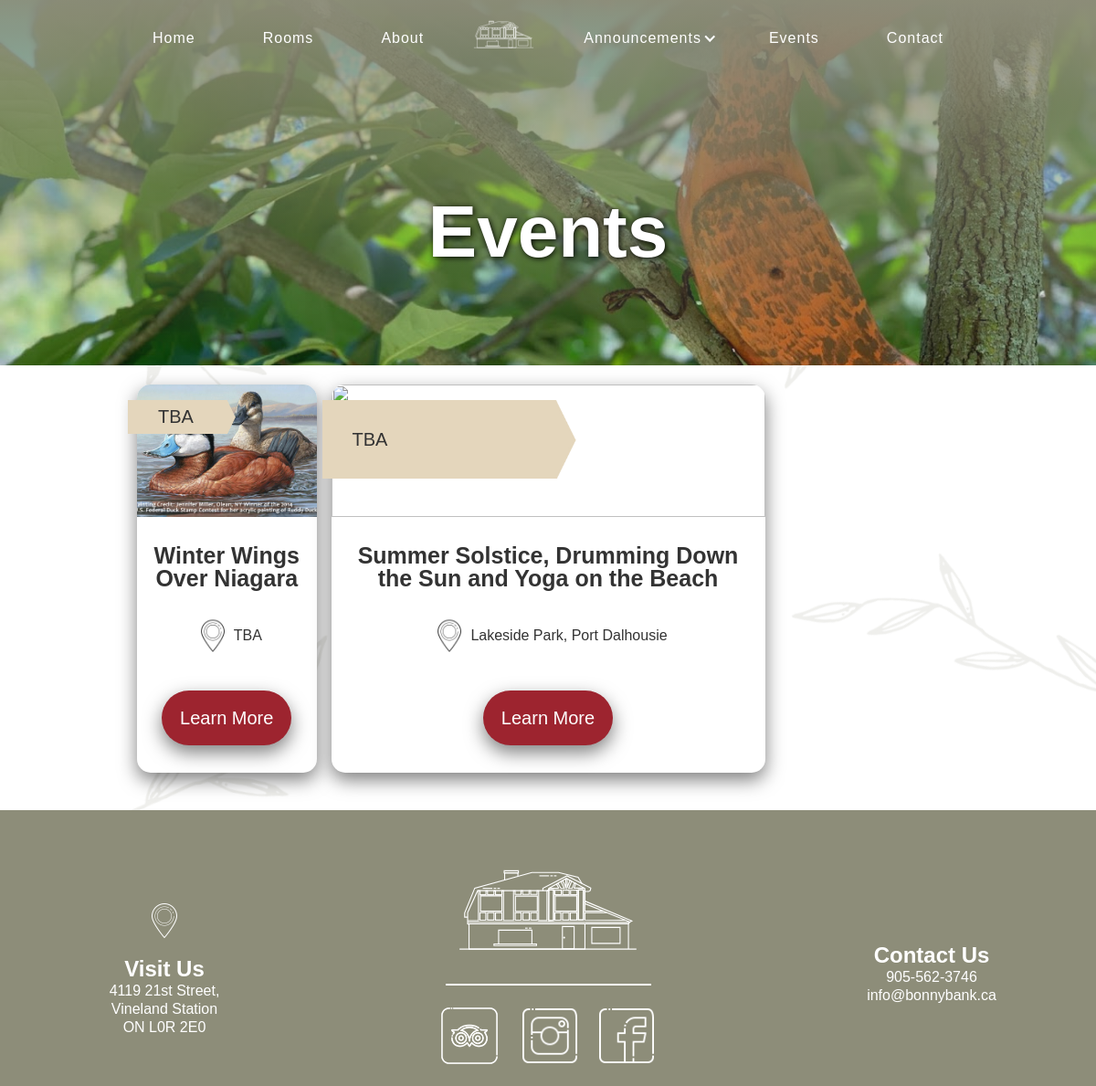
Screenshot of /events/ with the database file from the repository.
### bonnybank_app/models.py (models this page shows, shortened)
class Event(models.Model):
    title = models.CharField(max_length=200)
    location = models.CharField(max_length=200, null=True, blank=True)
    start = models.DateField(blank=True, null=True)
    end = models.DateField(blank=True, null=True)
    display_image = models.ImageField(upload_to='static/images/event')
    body = models.TextField(max_length=3000)
    id = models.UUIDField(default=uuid.uuid4, unique=True, primary_key=True, editable=False)

### bonnybank_app/views.py (the view)
# urls.py: path('events/', views.events, name="events"),
def events(request):
    function = Event.objects.order_by('-end').all()
    context = {'function': function}
    return render(request, 'events.html', context)

### templates/events.html (shortened to what this page needs)
<!DOCTYPE html>
{% load static %}
<html data-wf-page="62bb7e792d17d880604d6267" data-wf-site="62ac7eea8daf5fe60e6940c1">
<head>
  <link href="{% static 'css/normalize.css' %}" rel="stylesheet" type="text/css">
  <link href="{% static 'css/webflow.css' %}" rel="stylesheet" type="text/css">
  <link href="{% static 'css/bonnybank-b-b.webflow.css' %}" rel="stylesheet" type="text/css">
</head>
<body class="body-new">
  {% include 'navbar.html' %}
  <div class="section-12 wf-section">
    <h1 class="heading-16">Events</h1>
  </div>
  <div class="event-section wf-section">
    <div class="container-21 w-container">
      <div class="div-block-36">
        {% for event in function %}
        <div id="w-node-c9d04a04-f62e-2645-7988-d53f6da12465-604d6267" class="event-card">
          <div class="div-block-35"><img src="{% static 'images/Bonny-bank-elements-3.png' %}" loading="lazy" width="325" srcset="{% static 'images/Bonny-bank-elements-3-p-500.png' %} 500w, {% static 'images/Bonny-bank-elements-3-p-800.png' %} 800w, {% static 'images/Bonny-bank-elements-3-p-1080.png' %} 1080w, {% static 'images/Bonny-bank-elements-3-p-1600.png' %} 1600w, {% static 'images/Bonny-bank-elements-3-p-2000.png' %} 2000w, {% static 'images/Bonny-bank-elements-3-p-2600.png' %} 2600w, {% static 'images/Bonny-bank-elements-3-p-3200.png' %} 3200w, {% static 'images/Bonny-bank-elements-3.png' %} 4556w" sizes="(max-width: 479px) 100vw, (max-width: 767px) 32vw, 20vw" alt="" class="image-50">
            <h1 class="heading-14 event-date" style="font-size: 20px; justify-content: left;">{{event.start|default:"TBA"}}</h1>
          </div>
          <div class="event-information"><img src="{{event.display_image.url}}" loading="lazy" height="150" width="475" id="w-node-c9d04a04-f62e-2645-7988-d53f6da1246a-604d6267" alt="" class="event-image">
            <div class="div-block-37">
              <h1 id="w-node-c9d04a04-f62e-2645-7988-d53f6da1246b-604d6267" class="event-name">{{event.title}}</h1>
              <div class="location"><img src="{% static 'images/locatio-2.png' %}" loading="lazy" width="46" alt="">
                <div>{{event.location}}</div>
              </div>
              <a href="{% url 'event_details' event.id %}" class="button w-button">Learn More</a>
            </div>
          </div>
        </div>
        {% endfor %}
      </div>
    </div>
  </div><img src="{% static 'images/Vines-2.png' %}" loading="lazy" alt="" class="image-51"><img src="{% static 'images/Vines-4.png' %}" loading="lazy" alt="" class="image-52">
  {% include 'footer.html' %}
</body>
</html>

### static/css/webflow.css (style rules this page uses)
* { -webkit-box-sizing: border-box; -moz-box-sizing: border-box; box-sizing: border-box; }
html { height: 100%; }
body { margin: 0; min-height: 100%; background-color: #fff; font-family: Arial, sans-serif; font-size: 14px; line-height: 20px; color: #333; }
img { max-width: 100%; vertical-align: middle; display: inline-block; }
.w-button { display: inline-block; padding: 9px 15px; background-color: #3898EC; color: white; border: 0; line-height: inherit; text-decoration: none; cursor: pointer; border-radius: 0; }
h1, h2, h3, h4, h5, h6 { font-weight: bold; margin-bottom: 10px; }
h1 { font-size: 38px; line-height: 44px; margin-top: 20px; }
.w-container { margin-left: auto; margin-right: auto; max-width: 940px; }
.w-container:before, .w-container:after { content: " "; display: table; grid-column-start: 1; grid-row-start: 1; grid-column-end: 2; grid-row-end: 2; }
.w-container:after { clear: both; }

### rows the page displays
Event: start "TBA", display_image (picture), title "Winter Wings Over Niagara", location "TBA"
Event: start "TBA", title "Summer Solstice, Drumming Down the Sun and Yoga on the Beach", location "Lakeside Park, Port Dalhousie"
